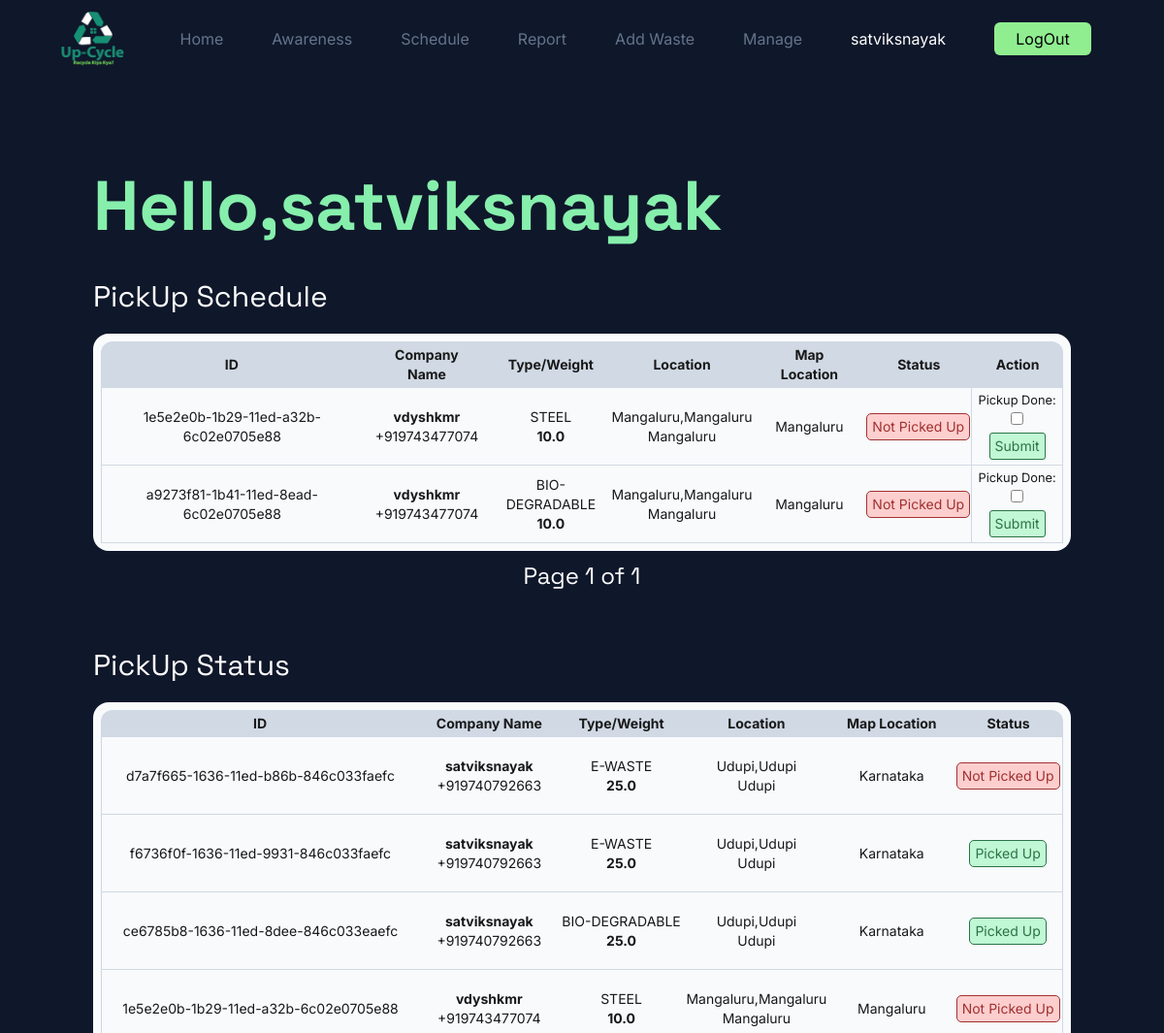
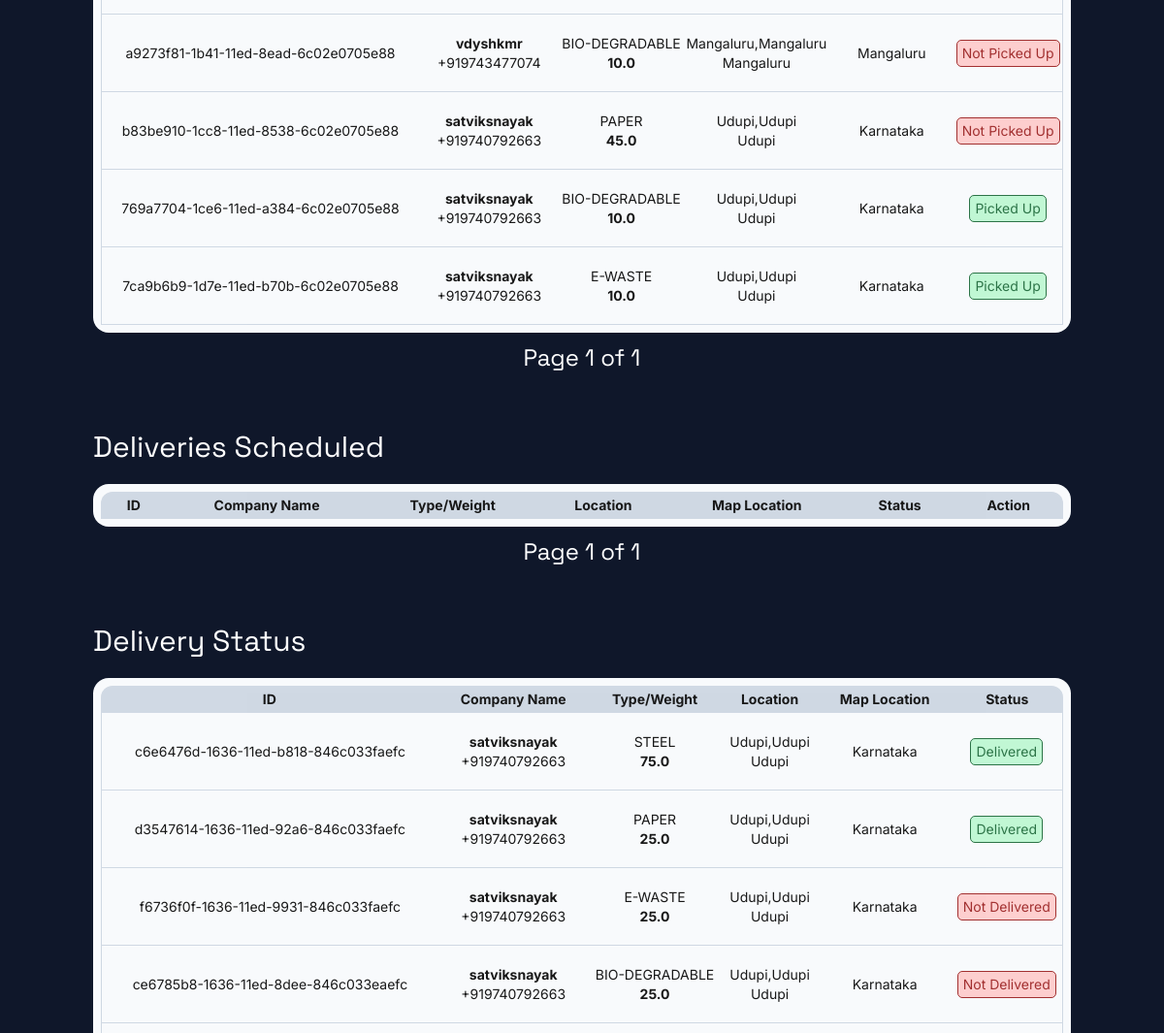
The page /report/ (signed in, upper part) on the database as committed earlier (2 pictures, top to bottom).
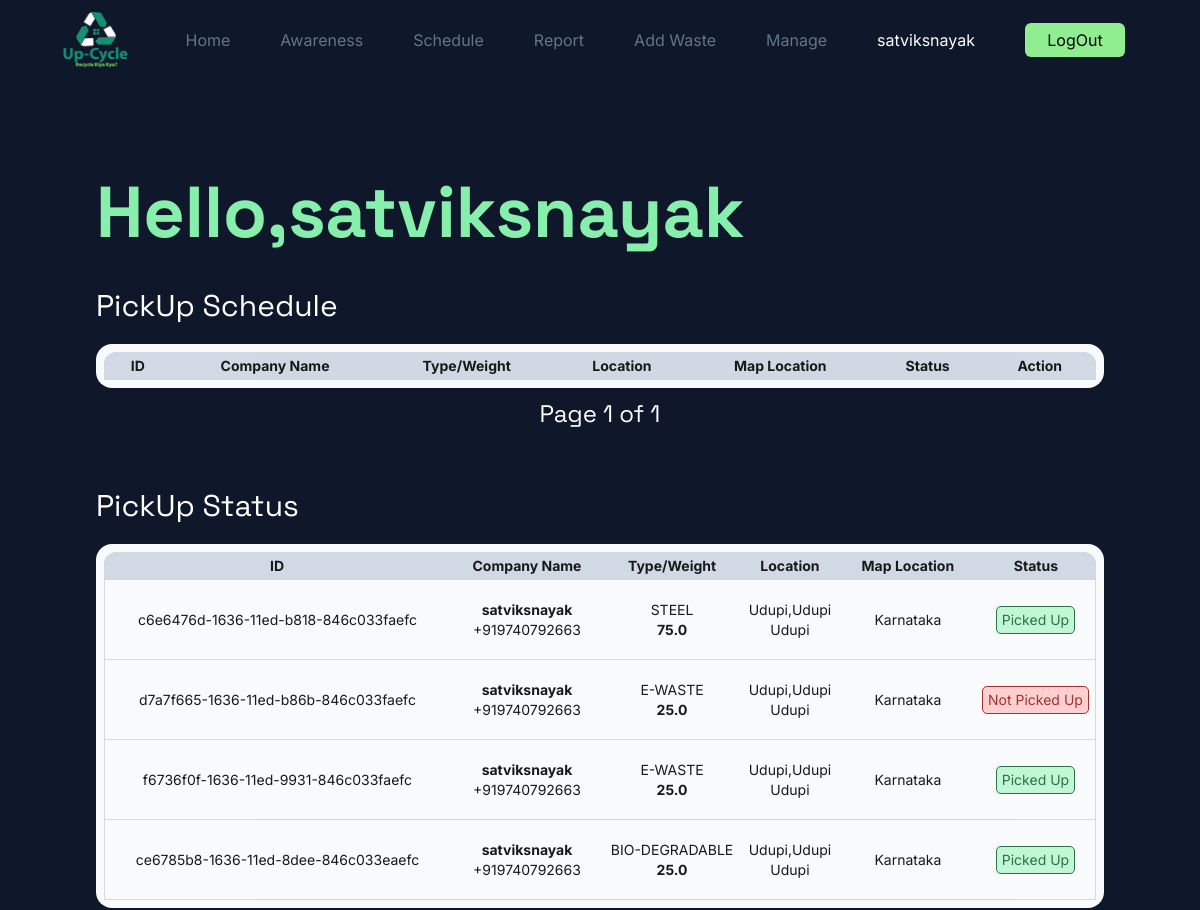
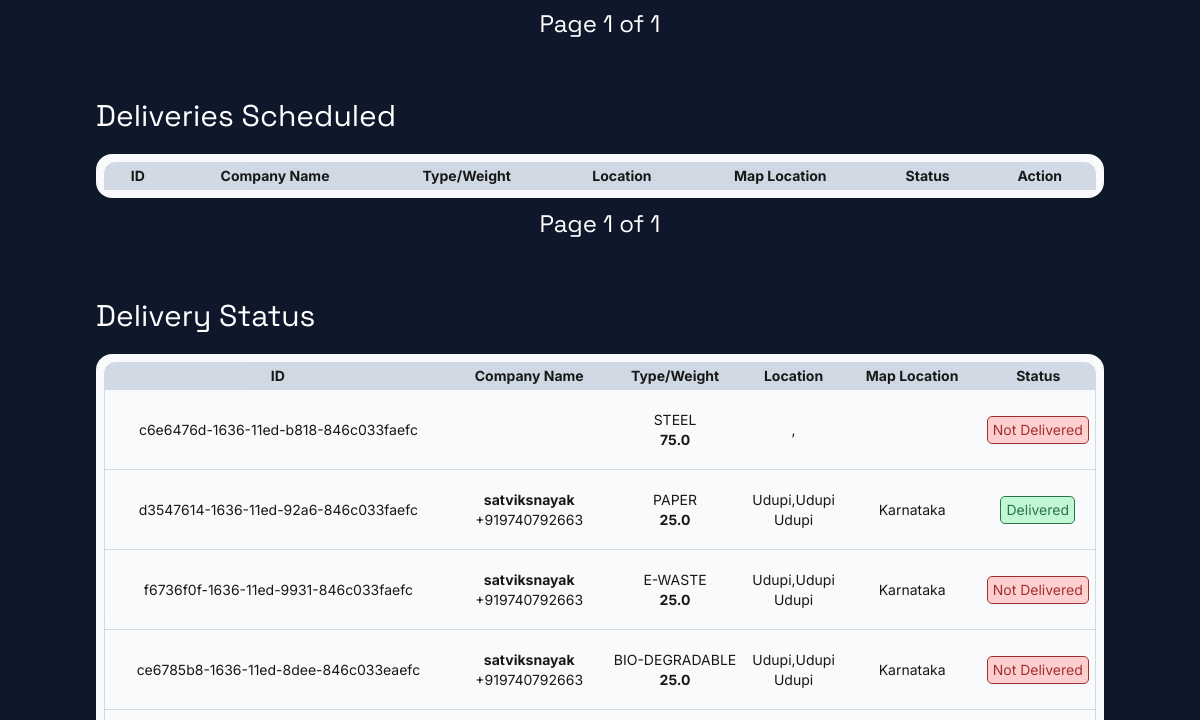
The same page on the database as committed later (2 pictures, top to bottom).
### App/models.py (models this page shows, shortened)
class Waste(models.Model):
    class Types(models.TextChoices):
        STEEL = "STEEL","Steel"
        BIODEGRADABLE = "BIO-DEGRADABLE","Bio-Degradable"
        PAPER = "PAPER","Paper"
        EWASTE = "E-WASTE","E-Waste"
    id = models.CharField(primary_key=True,unique=True,max_length=40)
    recycler = models.ForeignKey(User,on_delete=models.SET_NULL,null=True,blank=True,related_name='recycler')
    company = models.ForeignKey(User,on_delete=models.SET_NULL,null=True,blank=True,related_name='company')
    employee = models.ForeignKey(User,on_delete=models.SET_NULL,null=True,blank=True,related_name='employee')
    entry_date = models.DateField(null=True,blank=True)
    pickup_date = models.DateField(null=True,blank=True)
    dropdown_date = models.DateField(null=True,blank=True)
    weight = models.FloatField(null=True,blank=True)
    price = models.FloatField(null=True,blank=True)
    type = models.CharField(_("Types"),max_length=50,choices=Types.choices)
    pickup_done = models.BooleanField(default=False)
    dropdown_done = models.BooleanField(default=False)

class Profile(models.Model):
    user = models.OneToOneField(User,on_delete=models.CASCADE,null=True)
    name = models.CharField(max_length=50)
    about = models.TextField(blank=True,null=True)
    profile_pic = models.ImageField(default='avatar.png',upload_to='Profile')
    location = models.CharField(max_length=50,blank=True,null=True)
    street = models.CharField(max_length=50,blank=True,null=True)
    city = models.CharField(max_length=30,blank=True,null=True)
    state = models.CharField(max_length=30,blank=True,null=True)
    phone = PhoneNumberField(blank=True,null=True)
    is_email_verified = models.BooleanField(default=False)

### App/decorators.py (the view)
        def wrappper_func(request,*args,**kwargs):
            group = None
            if request.user.groups.exists():
                group = request.user.groups.all()[0].name
            if group in allowed_roles:
                return view_func(request,*args,**kwargs)
            else:
                return HttpResponse('You are not authorised to view this page!!')

### App/functions.py (called while the page is built)
def grouplist(user):
    groups = []
    if user.groups.exists():
        for i in range(len(user.groups.all())):
            groups.append(user.groups.all()[i].name)
    return groups

### App/templates/App/tables/employee.html (shortened to what the changed rows need)
<!DOCTYPE html>
<html lang="en">
<head>
</head>
{% extends 'App/base.html' %}
{%load static%}
    {% block content %}
    <div class="content bg-slate-900 p-5 md:p-10 lg:p-24">
        <div class="min-w-full font-space mr-2 flex flex-col w-full lg:w-4/5">
            <h1 class="text-green-300 text-3xl md:text-5xl lg:text-7xl font-bold mr-2 mb-10">Hello,{{user.profile.name}}</h1>
        </div>
        <div class="Table w-full lg:min-w-4/5 p-1 lg:p-2 bg-slate-50 rounded-2xl overflow-auto lg:overflow-hidden">
            <table class="relative border-separate border-spacing-0 table-auto min-w-full bg-slate-50 text-xs lg:text-sm opacity-90 text-center font-inter mr-2">
                <thead class="bg-slate-300">
                    <tr>
                        <th class="rounded-tl-xl px-4 py-1 w-min md:w-max">ID</th>
                        <th class="px-4 py-1">Company Name</th>
                        <th class="px-4 py-1">Type/Weight</th>
                        <th class="px-4 py-1">Location</th>
                        <th class="px-4 py-1">Map Location</th>
                        <th class="px-4 py-1">Status</th>
                        <th class="rounded-tr-xl px-4 py-1">Action</th>
                    </tr>
                </thead>
                <tbody>
                    {% for waste in Pwastes_today %}
                    <tr>
                        <td class="place-content-center px-4 py-1 border-b border-slate-300 border-l flex items-center h-20 w-min md:w-full">{{waste.id}}</td>
                        <td class="border-b border-slate-300 h-20 w-max"><span class="font-bold">{{waste.company.profile.name}}</span><br>{{waste.company.profile.phone}}</td>
                        <td class="border-b border-slate-300 h-20 w-max">{{waste.type}}<br><span class="font-bold">{{waste.weight}}</span></td>
                        <td class="border-b border-slate-300 h-20 w-max">{{waste.company.profile.location}},{{waste.company.profile.street}}<br>{{waste.company.profile.city}}</td>
                        <td class="border-b border-slate-300 h-20 w-max">{{waste.company.profile.state}}</td>
                        <td class="border-b border-slate-300 h-20 w-max border-r"><label for="id_pickup_done">
                            {% if waste.pickup_done %}
                            <button type="button" class="switch px-[5px] py-[3px] my-[3px] rounded-[5px] bg-green-200 text-green-800 border-[1px] border-green-800 w-max">Picked Up</button>
                            {% else %}
                            <button type="button" class="switch px-[5px] py-[3px] my-[3px] rounded-[5px] bg-red-200 text-red-800 border-[1px] border-red-800 w-max">Not Picked Up</button>
                            {% endif %}
                        </label></td>
                        <td class="border-b border-slate-300 h-20 w-max border-r">
                            <form action="" method="POST">
                                <label for="id_pickup_done" class="text-[0.8rem]">Pickup Done: </label>
                                <input type="checkbox" name="pickup_done" id="id_pickup_done" {% if waste.pickup_done %} checked {% endif %}>
                                <br><button type="submit" class="px-[5px] py-[3px] my-[3px] bg-green-200 border-green-800 text-green-800 border-[1px] rounded-[3px]">Submit</button>
                            </form>
                        </td>
                    </tr>
                    {% endfor %}
                </tbody>
            </table>
        </div>
        <div class="Table w-full lg:min-w-4/5 p-1 lg:p-2 bg-slate-50 rounded-2xl overflow-auto lg:overflow-hidden">
            <table class="relative border-separate border-spacing-0 table-auto min-w-full bg-slate-50 text-sm opacity-90 text-center font-inter">
                <thead class="bg-slate-300">
                    <tr>
                        <th class="rounded-tl-xl px-4 py-1 w-min md:w-max">ID</th>
                        <th class="px-4 py-1">Company Name</th>
                        <th class="px-4 py-1">Type/Weight</th>
                        <th class="px-4 py-1">Location</th>
                        <th class="px-4 py-1">Map Location</th>
                        <th class="rounded-tr-xl px-4 py-1">Status</th>
                    </tr>
                </thead>
                <tbody>
                    {% for waste in Pwastes %}
                    <tr>
                        <td class="place-content-center px-4 py-1 border-b border-slate-300 border-l flex items-center h-20 w-min md:w-full">{{waste.id}}</td>
                        <td class="border-b border-slate-300 h-20 w-max"><span class="font-bold">{{waste.company.profile.name}}</span><br>{{waste.company.profile.phone}}</td>
                        <td class="border-b border-slate-300 h-20 w-max">{{waste.type}}<br><span class="font-bold">{{waste.weight}}</span></td>
                        <td class="border-b border-slate-300 h-20 w-max">{{waste.company.profile.location}},{{waste.company.profile.street}}<br>{{waste.company.profile.city}}</td>
                        <td class="border-b border-slate-300 h-20 w-max">{{waste.company.profile.state}}</td>
                        <td class="border-b border-slate-300 h-20 w-max border-r">
                            {% if waste.pickup_done %}
                            <button type="button" class="px-[5px] py-[3px] my-[3px] rounded-[5px] bg-green-200 text-green-800 border-[1px] border-green-800 w-max">Picked Up</button>
                            {% else %}
                            <button type="button" class="px-[5px] py-[3px] my-[3px] rounded-[5px] bg-red-200 text-red-800 border-[1px] border-red-800 w-max">Not Picked Up</button>
                            {% endif %}
                        </td>
                    </tr>
                    {% endfor %}
                </tbody>
            </table>
        </div>
        <div class="Table w-full lg:min-w-4/5 p-1 lg:p-2 bg-slate-50 rounded-2xl overflow-auto lg:overflow-hidden">
            <table class="relative border-separate border-spacing-0 table-auto min-w-full bg-slate-50 text-xs lg:text-sm opacity-90 text-center font-inter mr-2">
                <thead class="bg-slate-300">
                    <tr>
                        <th class="rounded-tl-xl px-4 py-1 w-min md:w-max">ID</th>
                        <th class="px-4 py-1">Company Name</th>
                        <th class="px-4 py-1">Type/Weight</th>
                        <th class="px-4 py-1">Location</th>
                        <th class="px-4 py-1">Map Location</th>
                        <th class="px-4 py-1">Status</th>
                        <th class="rounded-tr-xl px-4 py-1">Action</th>
                    </tr>
                </thead>
            </table>
        </div>
        <div class="Table w-full lg:min-w-4/5 p-1 lg:p-2 bg-slate-50 rounded-2xl overflow-auto lg:overflow-hidden">
            <table class="relative border-separate border-spacing-0 table-auto min-w-full bg-slate-50 text-xs lg:text-sm opacity-90 text-center font-inter mr-2">
                <thead class="bg-slate-300">
                    <tr>
                        <th class="rounded-tl-xl px-4 py-1 w-min md:w-max">ID</th>
                        <th class="px-4 py-1">Company Name</th>
                        <th class="px-4 py-1">Type/Weight</th>
                        <th class="px-4 py-1">Location</th>
                        <th class="px-4 py-1">Map Location</th>
                        <th class="rounded-tr-xl px-4 py-1">Status</th>
                    </tr>
                </thead>
                <tbody>
                    {% for waste in Dwastes %}
                    <tr>
                        <td class="place-content-center px-4 py-1 border-b border-slate-300 border-l flex items-center h-20 w-min md:w-full">{{waste.id}}</td>
                        <td class="border-b border-slate-300 h-20 w-max"><span class="font-bold">{{waste.recycler.profile.name}}</span><br>{{waste.recycler.profile.phone}}</td>
                        <td class="border-b border-slate-300 h-20 w-max">{{waste.type}}<br><span class="font-bold">{{waste.weight}}</span></td>
                        <td class="border-b border-slate-300 h-20 w-max">{{waste.recycler.profile.location}},{{waste.recycler.profile.street}}<br>{{waste.recycler.profile.city}}</td>
                        <td class="border-b border-slate-300 h-20 w-max">{{waste.recycler.profile.state}}</td>
                        <td class="border-b border-slate-300 h-20 w-max border-r">
                            {% if waste.dropdown_done %}
                            <button type="button" class="px-[5px] py-[3px] my-[3px] rounded-[5px] bg-green-200 text-green-800 border-[1px] border-green-800 w-max">Delivered</button>
                            {% else %}
                            <button type="button" class="px-[5px] py-[3px] my-[3px] rounded-[5px] bg-red-200 text-red-800 border-[1px] border-red-800 w-max">Not Delivered</button>
                            {% endif %}
                        </td>
                    </tr>
                    {% endfor %}
                </tbody>
            </table>
        </div>
    </div>
    {% endblock %}

Rows that differ between the two databases and show on the page:
removed Waste: id "1e5e2e0b-1b29-11ed-a32b-6c02e0705e88", company.profile.name "vdyshkmr", company.profile.phone "+919743477074", type "STEEL", weight "10.0", company.profile.location "Mangaluru", company.profile.street "Mangaluru", company.profile.city "Mangaluru", company.profile.state "Mangaluru", shows "Not Picked Up"
removed Waste: id "a9273f81-1b41-11ed-8ead-6c02e0705e88", company.profile.name "vdyshkmr", company.profile.phone "+919743477074", type "BIO-DEGRADABLE", weight "10.0", company.profile.location "Mangaluru", company.profile.street "Mangaluru", company.profile.city "Mangaluru", company.profile.state "Mangaluru", shows "Not Picked Up"
removed Waste: id "b83be910-1cc8-11ed-8538-6c02e0705e88", company.profile.name "satviksnayak", company.profile.phone "+919740792663", type "PAPER", weight "45.0", company.profile.location "Udupi", company.profile.street "Udupi", company.profile.city "Udupi", company.profile.state "Karnataka", pickup_done "Not Picked Up", shown under "PickUp Status"
removed Waste: id "769a7704-1ce6-11ed-a384-6c02e0705e88", company.profile.name "satviksnayak", company.profile.phone "+919740792663", type "BIO-DEGRADABLE", weight "10.0", company.profile.location "Udupi", company.profile.street "Udupi", company.profile.city "Udupi", company.profile.state "Karnataka", pickup_done "Picked Up", shown under "PickUp Status"
removed Waste: id "7ca9b6b9-1d7e-11ed-b70b-6c02e0705e88", company.profile.name "satviksnayak", company.profile.phone "+919740792663", type "E-WASTE", weight "10.0", company.profile.location "Udupi", company.profile.street "Udupi", company.profile.city "Udupi", company.profile.state "Karnataka", pickup_done "Picked Up", shown under "PickUp Status"
now on one of the page's lists (row edited): Waste: id "c6e6476d-1636-11ed-b818-846c033faefc", company.profile.name "satviksnayak", company.profile.phone "+919740792663", type "STEEL", weight "75.0", company.profile.location "Udupi", company.profile.street "Udupi", company.profile.city "Udupi", company.profile.state "Karnataka"
changed Waste "c6e6476d-1636-11ed-b818-846c033faefc": recycler.profile.name "satviksnayak" → (not shown); recycler.profile.phone "+919740792663" → (not shown); recycler.profile.location "Udupi" → (not shown); recycler.profile.street "Udupi" → (not shown); recycler.profile.city "Udupi" → (not shown); recycler.profile.state "Karnataka" → (not shown); dropdown_done "Delivered" → "Not Delivered"
